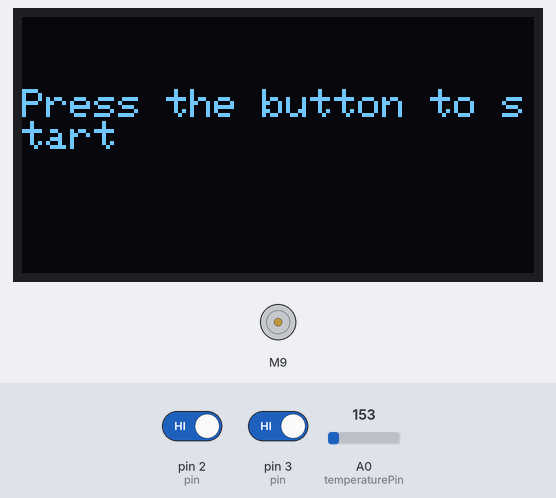
The sketch below on a simulated Arduino Uno, built with avr-gcc and run on an emulated ATmega328P. Parts: 128×64 one-colour display, DC motor (green arrow = forward, orange = backward, longer = faster). Inputs (shaded band) come from the test bench; at power-on: pin 3 (pin) HIGH, pin 2 (pin) HIGH, A0 (temperaturePin) = 153.

Above: at 4.09 s.
5.3 s: pin 3 (pin) driven LOW
At 7.9 s:
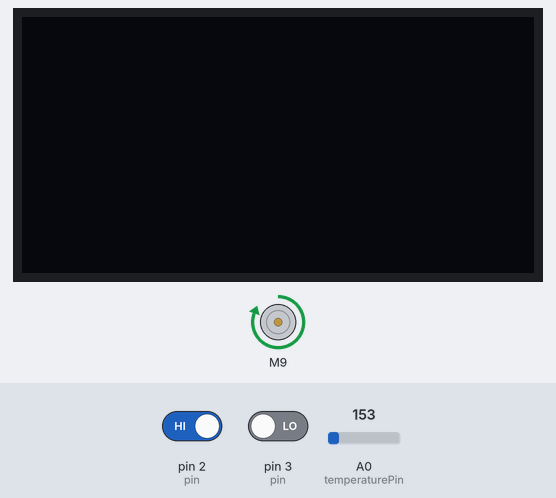
8.3 s: pin 2 (pin) driven LOW and pin 3 (pin) driven HIGH
At 10.2 s:
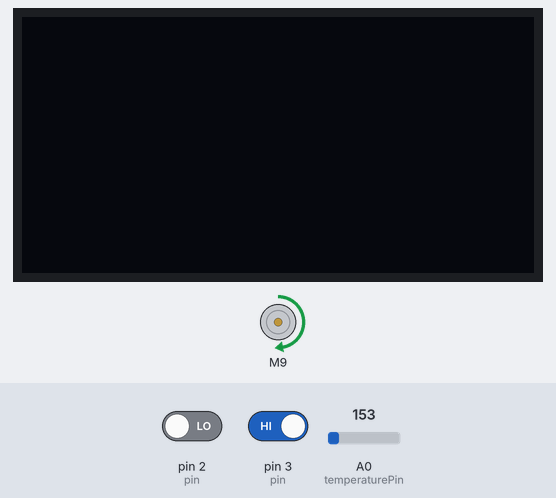
11.3 s: pin 2 (pin) driven HIGH
At 12.7 s:
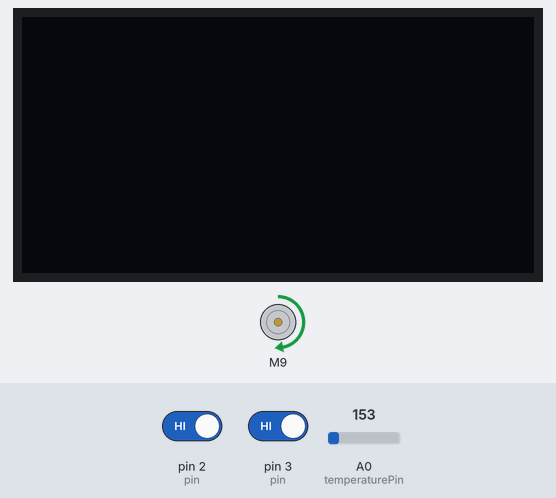
13.0 s: pin 2 (pin) driven LOW
At 14.6 s:
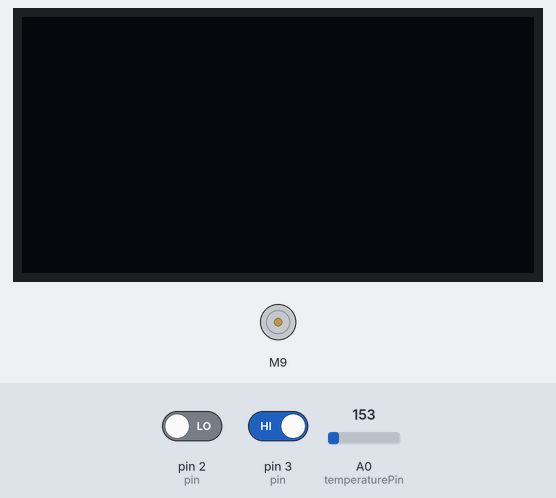
Timing chart, 0 to 16.1 s (numbered marks = the images above; inputs shaded):
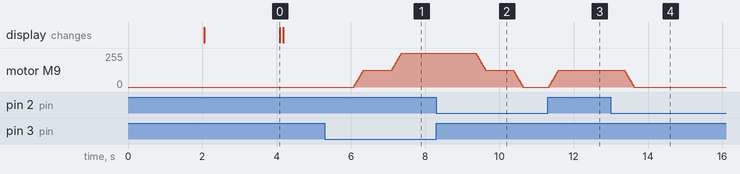

Measured:
- after the input at 5.3 s, motor M9: moves from stopped to forward 255/255 over 1.3 s, starting after 0.80 s
- after the input at 8.3 s, motor M9: moves from forward 255/255 to stopped over 1.3 s, starting after 1.1 s
- after the input at 11.3 s, motor M9: moves from stopped to forward 127/255 over 0.24 s, starting at once
- after the input at 13.0 s, motor M9: moves from forward 127/255 to stopped over 0.24 s, starting after 0.37 s

The sketch:

MotorControlManual.ino
```cpp
#include <Wire.h>
#include <L293D.h>
#include <Adafruit_GFX.h>
#include <Adafruit_SSD1306.h>

struct Button
{
    int pin;
    // true for pulldown, false for pullup
    bool pulldown;

    bool state = false;
    bool prevState = false;
    bool pressed = false;
    bool released = false;

    void update()
    {
        if (pulldown)
            state = digitalRead(pin);
        else
            state = !digitalRead(pin);

        pressed = state && !prevState;
        released = !state && prevState;
        prevState = state;
    }
};

struct Timer
{
    unsigned long startTime;

    void reset()
    {
        startTime = millis();
    }

    unsigned long getElapsedTime()
    {
        return millis() - startTime;
    }

    bool isFinished(unsigned long duration)
    {
        return getElapsedTime() >= duration;
    }
};

int temperaturePin = A0;
int temperature = 0;

// Motor library
// https://github.com/bjoernboeckle/L293D
// Motor tutorial
// https://lastminuteengineers.com/l293d-dc-motor-arduino-tutorial/

// TODO: What pins go where?
int motorEnableAPin = 4;
int motorEnableBPin = 4;
int motorIn1Pin = 4;
int motorIn2Pin = 4;
int motorIn3Pin = 4;
int motorIn4Pin = 4;
L293D motor(9, 8, 7);

int minMotorSpeed = 0;
int maxMotorSpeed = 255;

Timer oledTimer;
int oledState = 0;

Timer motorSpeedRampTimer;
int speedInputSteps = 50;
int motorSpeedRampStep = 5;
int motorSpeedRampDelay = 20;
int motorSpeedHoldTime = 1000;
int targetMotorSpeed = 0;
int currentMotorSpeed = 0;

Button speedUpButton;
Button speedDownButton;
Timer motorSpeedButtonsTimer;

/////////////////////////////////////////////////////////////////////
//////////////////// OLED Setup from tutorial ///////////////////////
/////////////////////////////////////////////////////////////////////
// https://arduinogetstarted.com/tutorials/arduino-oled

#define SCREEN_WIDTH 128 // OLED display width,  in pixels
#define SCREEN_HEIGHT 64 // OLED display height, in pixels

// declare an SSD1306 display object connected to I2C
Adafruit_SSD1306 oled(SCREEN_WIDTH, SCREEN_HEIGHT, &Wire, -1);

void setupOled()
{
    // initialize OLED display with address 0x3C for 128x64
    if (!oled.begin(SSD1306_SWITCHCAPVCC, 0x3C))
    {
        Serial.println(F("SSD1306 allocation failed"));
        while (true)
            ;
    }

    delay(2000);         // wait for initializing
    oled.clearDisplay(); // clear display

    oled.setTextSize(1);          // text size
    oled.setTextColor(WHITE);     // text color
    oled.setCursor(0, 10);        // position to display
    oled.println("Starting ..."); // text to display
    oled.display();               // show on OLED
    delay(2000);
}

void updateOledScreen()
{
    if (currentMotorSpeed == 0 && targetMotorSpeed == 0)
    {
        oled.clearDisplay();
        oled.println("Press the button to start");
        oled.display();
    }

    if (currentMotorSpeed > 0 && targetMotorSpeed == 0)
    {
        oled.clearDisplay();
        oled.println("Stopping ...");
        oled.display();
    }

    if (targetMotorSpeed != 0)
    {
        switch (oledState)
        {
        case 0:
            oledTimer.reset();
            oledState += 1;
        case 1:
            oled.clearDisplay();
            oled.println("Speed");
            oled.print(currentMotorSpeed);
            oled.print(" / ");
            oled.println(targetMotorSpeed);
            oled.display();

            if (oledTimer.isFinished(1000))
            {
                oledTimer.reset();
                oledState += 1;
            }
            break;
        case 2:
            oled.clearDisplay();
            oled.println("Temp");
            oled.print(temperature);
            oled.println(" *C");
            oled.display();

            if (oledTimer.isFinished(1000))
            {
                oledTimer.reset();
                oledState += 1;
            }
            break;
        default:
            // Go back to start if other states are reached
            oledState = 0;
            break;
        }
    }
}

void setTargetMotorSpeed(int speed)
{
    targetMotorSpeed = constrain(speed, minMotorSpeed, maxMotorSpeed);
}

void setCurrentMotorSpeed(int speed)
{
    currentMotorSpeed = constrain(speed, minMotorSpeed, maxMotorSpeed);
}

void updateMotorSpeedControls()
{
    if (speedUpButton.pressed)
    {
        setTargetMotorSpeed(targetMotorSpeed + speedInputSteps);
        motorSpeedButtonsTimer.reset();
    }

    if (speedDownButton.pressed)
    {
        setTargetMotorSpeed(targetMotorSpeed - speedInputSteps);
        motorSpeedButtonsTimer.reset();
    }

    // When holding down buttons the speed will slowly increase in intervals of x milliseconds
    if (motorSpeedButtonsTimer.isFinished(motorSpeedHoldTime))
    {
        if (speedUpButton.state)
        {
            setTargetMotorSpeed(targetMotorSpeed + speedInputSteps);
            motorSpeedButtonsTimer.reset();
        }

        if (speedDownButton.state)
        {
            setTargetMotorSpeed(targetMotorSpeed - speedInputSteps);
            motorSpeedButtonsTimer.reset();
        }
    }
}

void updateCurrentMotorSpeed()
{
    if (motorSpeedRampTimer.isFinished(motorSpeedRampDelay))
    {
        if (currentMotorSpeed < targetMotorSpeed)
        {
            setCurrentMotorSpeed(currentMotorSpeed + motorSpeedRampStep);
        }
        else if (currentMotorSpeed > targetMotorSpeed)
        {
            setCurrentMotorSpeed(currentMotorSpeed - motorSpeedRampStep);
        }

        motorSpeedRampTimer.reset();
    }
}

// Formula from this tutorial
// https://www.makerguides.com/tmp36-arduino-tutorial/
void updateTemperature()
{
    // TODO: Temperature math
    temperature = (analogRead(temperaturePin) - 500) / 10;
}

void applyCurrentMotorSpeed()
{
    // If an emergency stop is required, it should set the motor speed to 0 in this function.
    motor.SetMotorSpeed(currentMotorSpeed);
}

void setup()
{
    Serial.begin(9600);

    speedUpButton.pin = 2;
    speedUpButton.pulldown = true;
    pinMode(speedUpButton.pin, INPUT);

    speedDownButton.pin = 3;
    speedDownButton.pulldown = true;
    pinMode(speedDownButton.pin, INPUT);

    setupOled();

    motor.begin();
}

void loop()
{
    speedUpButton.update();
    speedDownButton.update();

    updateTemperature();
    updateOledScreen();
    updateMotorSpeedControls();
    updateCurrentMotorSpeed();
    applyCurrentMotorSpeed();
}
```
